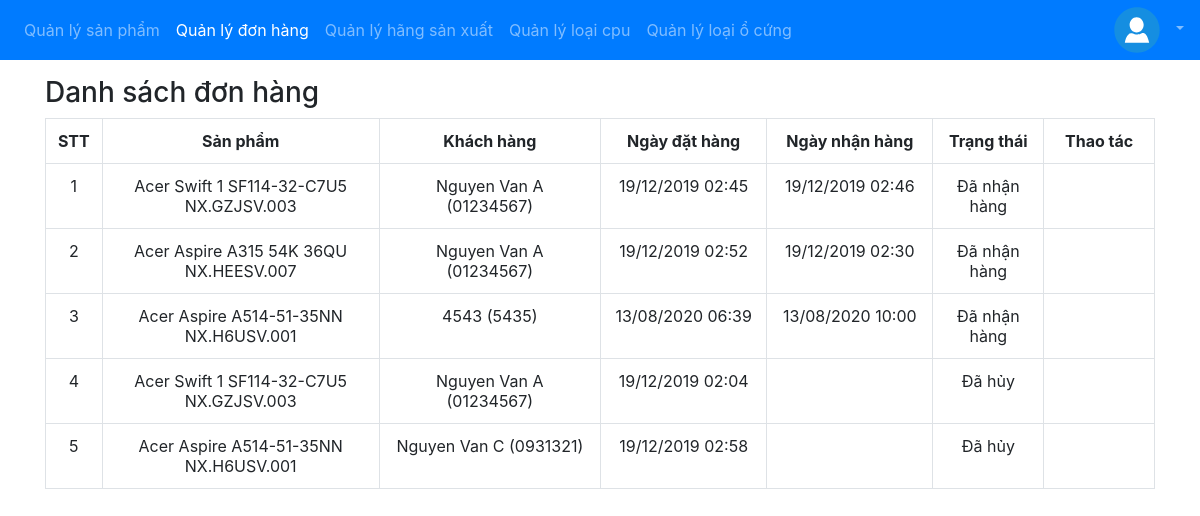
Page /staff/order_list (signed in) on the earlier database version.
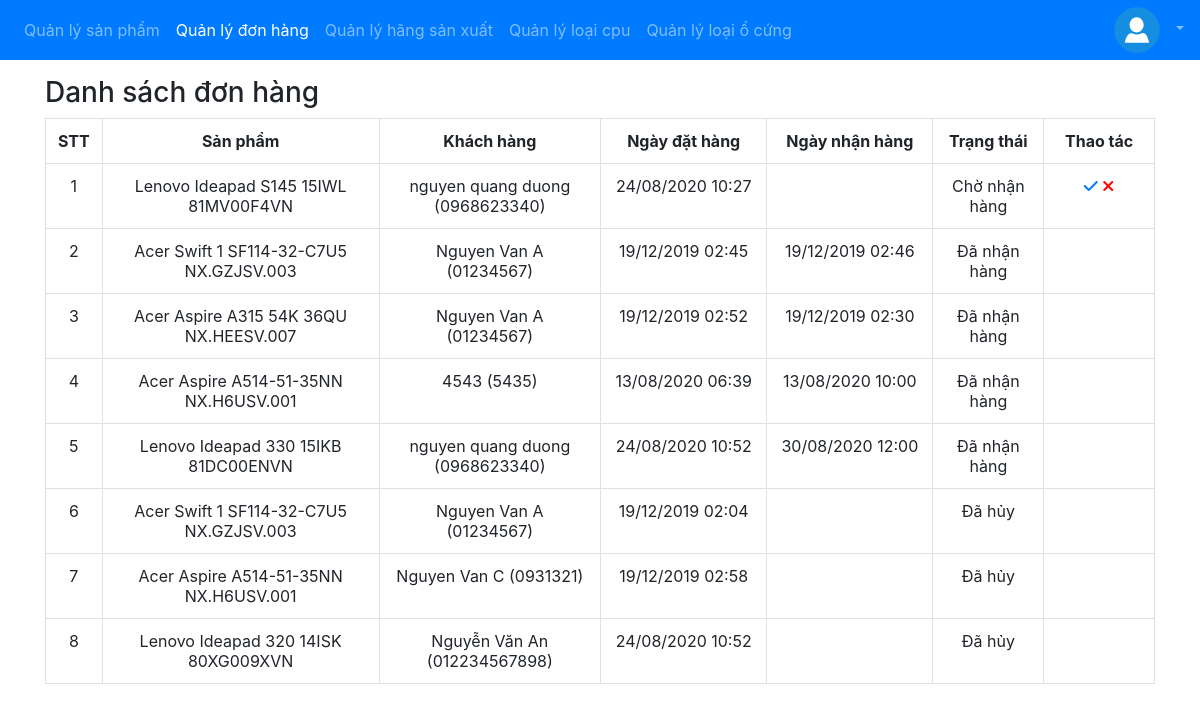
Same page on the later database version.
### app/models.py (models this page shows, shortened)
class Order(models.Model):
    class Status:
        ORDERED = 1
        DELIVERED = 2
        CANCELED = 3
    product = models.ForeignKey(Product, on_delete=models.PROTECT)
    fullname = models.CharField(max_length=50)
    phone = models.CharField(max_length=20)
    address = models.CharField(max_length=200)
    orderDate = models.DateTimeField()
    deliverDate = models.DateTimeField(null=True)
    status = models.IntegerField()

class Product(models.Model):
    code = models.CharField(max_length=30, verbose_name='Mã', unique=True)
    name = models.CharField(max_length=100, verbose_name='Tên')
    description = models.CharField(max_length=500, blank=True)
    manufacturer = models.ForeignKey(Manufacturer, verbose_name='Hãng sản xuất', on_delete=models.PROTECT)
    cpu = models.CharField(max_length=30)
    cpuType = models.ForeignKey(CpuType, verbose_name='Loại CPU', on_delete=models.PROTECT)
    ramSize = models.FloatField(verbose_name='Dung lượng RAM (GB)')
    diskSize = models.FloatField(verbose_name='Dung lượng ổ cứng (GB)')
    diskType = models.ForeignKey(DiskType, verbose_name='Loại ổ cứng', on_delete=models.PROTECT)
    screenSize = models.FloatField(verbose_name='Kích thước màn hình (inch)')
    weight = models.FloatField(verbose_name='Khối lượng (kg)')
    price = models.IntegerField(verbose_name='Giá (₫)')
    image = models.ImageField(verbose_name='Ảnh sản phẩm', upload_to='static/images')

### app/views_staff.py (the view)
# urls.py: path('staff/order_list', views_staff.listOrder, name='order-list'),
@login_required
def listOrder(request):
    orders = Order.objects.all().order_by('status')
    return render(request, 'staff/order/list.html', {'orders': orders})

### app/templates/staff/order/list.html (shortened to what this page needs)
{% extends 'staff/base.html' %}
{% block navbar %}
{% with page=1 %}
{{ block.super }}
{% endwith %}
{% endblock %}
{% block content %}
  <div class="container pt-3">
      <h3>Danh sách đơn hàng</h3>
      {%if orders %}
      <table class="table table-bordered">
        <tr>
          <th style="width:5%" class="text-center">STT</th>
          <th style="width:25%" class="text-center">Sản phẩm</th>
          <th style="width:20%" class="text-center">Khách hàng</th>
          <th style="width:15%" class="text-center">Ngày đặt hàng</th>
          <th style="width:15%" class="text-center">Ngày nhận hàng</th>
          <th style="width:10%" class="text-center">Trạng thái</th>
          <th style="width:10%" class="text-center">Thao tác</th>
        </tr>
        {% for o in orders %}
          <tr>
            <td class="text-center">{{ forloop.counter }}</td>
            <td class="text-center">{{ o.product.name }}</td>
            <td class="text-center">{{ o.fullname }} ({{ o.phone }})</td>
            <td class="text-center">{{ o.orderDate|date:"d/m/Y h:i" }}</td>
            <td class="text-center">{{ o.deliverDate|date:"d/m/Y h:i" }}</td>
            <td class="text-center">
              {%if o.status == 1 %}Chờ nhận hàng{% endif %}
              {%if o.status == 2 %}Đã nhận hàng{% endif %}
              {%if o.status == 3 %}Đã hủy{% endif %}
            </td>
            <td class="text-center">
              {%if o.status == 1 %}
                <a href="{% url 'order-deliver' o.id %}" title="Xác nhận đã giao hàng">
                  <i class="fas fa-check"></i>
                </a>
                <a href="javascript:void(0)" onclick="cancelOrder(this)" title="Hủy đơn hàng" url="{% url 'order-cancel' o.id %}" style="color:red">
                  <i class="fas fa-times"></i>
                </a>
              {% endif %}
            </td>
          </tr>
        {% endfor %}
      </table>
    {% else %}
      <p>Không có dữ liệu</p>
    {% endif %}
  </div>
{% endblock %}

Differences in the rows shown:
added Order: product.name "Lenovo Ideapad S145 15IWL 81MV00F4VN", fullname "nguyen quang duong", phone "0968623340", orderDate "24/08/2020 10:27", status "Chờ nhận hàng"
added Order: product.name "Lenovo Ideapad 330 15IKB 81DC00ENVN", fullname "nguyen quang duong", phone "0968623340", orderDate "24/08/2020 10:52", deliverDate "30/08/2020 12:00", status "Đã nhận hàng"
added Order: product.name "Lenovo Ideapad 320 14ISK 80XG009XVN", fullname "Nguyễn Văn An", phone "012234567898", orderDate "24/08/2020 10:52", status "Đã hủy"
